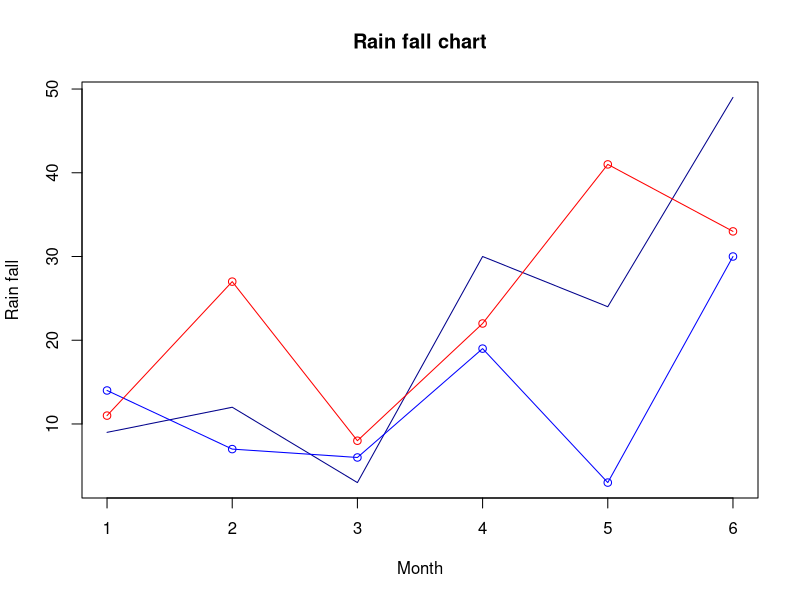

The R source for this figure:
getwd()
setwd('C:/Users/zahra/OneDrive/Documents/6007.r')

#Multi lines chart
# Create the data for the chart.

v <- c(9,12,3,30,24,49)
t <- c(14,7,6,19,3,30)
x<- c(11,27,8,22,41,33)
# Give the chart file a name.
jpeg(file = "multiLines2.jpg")

#The lines( ) function adds information to a graph. It can not produce a graph on its own.
#Usually it follows a plot(x, y) command that produces a graph.

# Plot the bar chart.
# Plot the bar chart Title , Color & Lables. 
plot(v,type="l",col="darkblue",xlab="Month",ylab="Rain fall",main="Rain fall chart")

lines(t, type="o", col="blue")
lines(x,type="o",col="red")
# Save the file.
dev.off()
